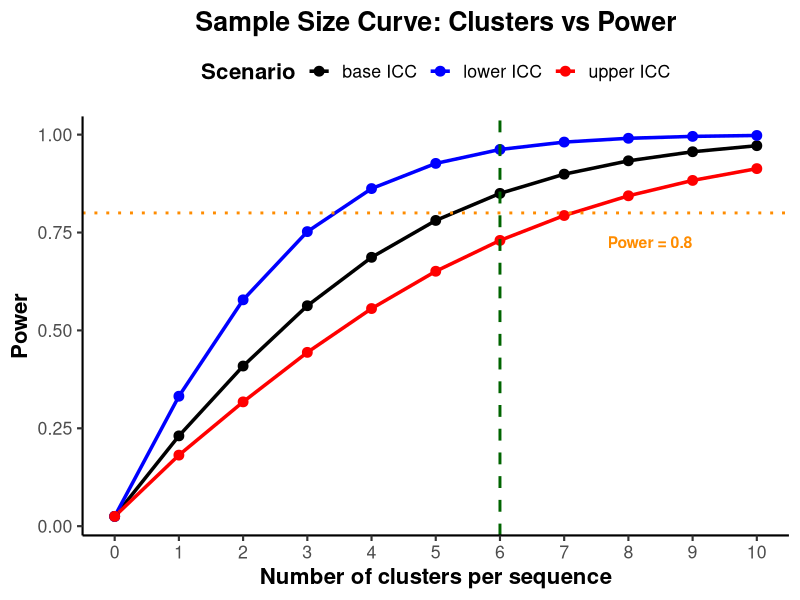

Source code (R):
## ---- chunk 1
#| message: false
#| warning: false
req_pkgs <- c("dplyr",
              "ggplot2",
              "readr",
              "tidyr")
install_if_missing <- function(pkgs){
  for(p in pkgs){
    if(!requireNamespace(p, quietly=TRUE)){
      install.packages(p, repos="https://cloud.r-project.org")
    }
    library(p, character.only=TRUE)
  }
}
install_if_missing(req_pkgs)

# set global RNG seed for reproducibility
set.seed(20250809)
## ---- chunk 2
#| message: false
#| warning: false
# Read your data
df <- read_csv("save_curve.csv")

# Keep only the needed columns
df <- df %>%
  select(no_clusters_x, power_x, power_x_l, power_x_u)

# Reshape to long format for ggplot
df_long <- df %>%
  pivot_longer(cols = c(power_x, power_x_l, power_x_u),
               names_to = "scenario",
               values_to = "power")

# Map custom labels and colors
df_long$scenario <- factor(df_long$scenario,
                           levels = c("power_x", "power_x_l", "power_x_u"),
                           labels = c("base ICC", "lower ICC", "upper ICC"))

# Plot
ggplot(df_long, aes(x = no_clusters_x, y = power, color = scenario)) +
  geom_line(size = 1.2) +
  geom_point(size = 3) +
  scale_color_manual(values = c("black", "blue", "red")) +
  scale_x_continuous(breaks = seq(min(df$no_clusters_x), max(df$no_clusters_x), 1)) + 
  geom_vline(xintercept = 6, linetype = "dashed", color = "darkgreen", size = 1) +     # emphasize 6
  geom_hline(yintercept = 0.8, linetype = "dotted", color = "darkorange", size = 1) +  # highlight 0.8
  annotate("text", 
         x = max(df$no_clusters_x) - 1,  # shift left a bit
         y = 0.71,                       # move above the line
         label = "Power = 0.8",
         hjust = 1, vjust = 0, 
         color = "darkorange", fontface = "bold", size = 4) +
  labs(
    title = "Sample Size Curve: Clusters vs Power",
    x = "Number of clusters per sequence",
    y = "Power",
    color = "Scenario"
  ) +
  theme_classic(base_size = 16, base_family = "Helvetica") +
  theme(
    plot.title = element_text(face = "bold", hjust = 0.5),
    axis.title = element_text(face = "bold"),
    legend.position = "top",
    legend.title = element_text(face = "bold")
  )

